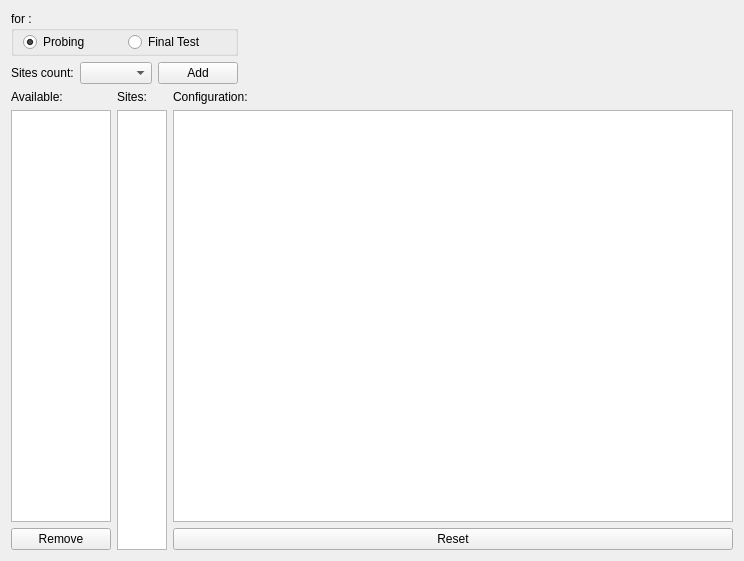
<?xml version="1.0" encoding="UTF-8"?>
<ui version="4.0">
 <class>Form</class>
 <widget class="QWidget" name="Form">
  <property name="geometry">
   <rect>
    <x>0</x>
    <y>0</y>
    <width>744</width>
    <height>561</height>
   </rect>
  </property>
  <property name="windowTitle">
   <string>Form</string>
  </property>
  <layout class="QVBoxLayout" name="verticalLayout">
   <item>
    <layout class="QHBoxLayout" name="horizontalLayout_3">
     <item>
      <layout class="QVBoxLayout" name="verticalLayout_5">
       <item>
        <widget class="QGroupBox" name="type_box">
         <property name="sizePolicy">
          <sizepolicy hsizetype="Preferred" vsizetype="Preferred">
           <horstretch>0</horstretch>
           <verstretch>0</verstretch>
          </sizepolicy>
         </property>
         <property name="minimumSize">
          <size>
           <width>0</width>
           <height>0</height>
          </size>
         </property>
         <property name="maximumSize">
          <size>
           <width>16777215</width>
           <height>16777215</height>
          </size>
         </property>
         <property name="title">
          <string>for :</string>
         </property>
         <property name="flat">
          <bool>false</bool>
         </property>
         <layout class="QGridLayout" name="gridLayout_4">
          <property name="leftMargin">
           <number>9</number>
          </property>
          <property name="topMargin">
           <number>0</number>
          </property>
          <property name="rightMargin">
           <number>9</number>
          </property>
          <property name="bottomMargin">
           <number>0</number>
          </property>
          <property name="spacing">
           <number>0</number>
          </property>
          <item row="0" column="0">
           <layout class="QHBoxLayout" name="horizontalLayout">
            <property name="spacing">
             <number>6</number>
            </property>
            <item>
             <widget class="QRadioButton" name="probing_button">
              <property name="minimumSize">
               <size>
                <width>0</width>
                <height>22</height>
               </size>
              </property>
              <property name="maximumSize">
               <size>
                <width>16777215</width>
                <height>22</height>
               </size>
              </property>
              <property name="text">
               <string>Probing</string>
              </property>
              <property name="checked">
               <bool>true</bool>
              </property>
             </widget>
            </item>
            <item>
             <widget class="QRadioButton" name="finaltest_button">
              <property name="minimumSize">
               <size>
                <width>0</width>
                <height>22</height>
               </size>
              </property>
              <property name="maximumSize">
               <size>
                <width>16777215</width>
                <height>22</height>
               </size>
              </property>
              <property name="text">
               <string>Final Test</string>
              </property>
              <property name="checked">
               <bool>false</bool>
              </property>
             </widget>
            </item>
           </layout>
          </item>
         </layout>
        </widget>
       </item>
       <item>
        <layout class="QHBoxLayout" name="horizontalLayout_4">
         <item>
          <widget class="QLabel" name="label_4">
           <property name="text">
            <string>Sites count:</string>
           </property>
          </widget>
         </item>
         <item>
          <widget class="QComboBox" name="sites_count_select">
           <property name="maxVisibleItems">
            <number>16</number>
           </property>
           <property name="sizeAdjustPolicy">
            <enum>QComboBox::AdjustToContents</enum>
           </property>
          </widget>
         </item>
         <item>
          <widget class="QPushButton" name="add_testconfig">
           <property name="text">
            <string>Add</string>
           </property>
          </widget>
         </item>
        </layout>
       </item>
      </layout>
     </item>
     <item>
      <spacer name="horizontalSpacer">
       <property name="orientation">
        <enum>Qt::Horizontal</enum>
       </property>
       <property name="sizeHint" stdset="0">
        <size>
         <width>40</width>
         <height>20</height>
        </size>
       </property>
      </spacer>
     </item>
    </layout>
   </item>
   <item>
    <layout class="QHBoxLayout" name="horizontalLayout_2">
     <item>
      <layout class="QVBoxLayout" name="verticalLayout_4">
       <item>
        <widget class="QLabel" name="label_3">
         <property name="text">
          <string>Available:</string>
         </property>
        </widget>
       </item>
       <item alignment="Qt::AlignRight">
        <widget class="QListWidget" name="testconfig_store">
         <property name="maximumSize">
          <size>
           <width>100</width>
           <height>16777215</height>
          </size>
         </property>
        </widget>
       </item>
       <item>
        <widget class="QPushButton" name="remove_testconfig">
         <property name="text">
          <string>Remove</string>
         </property>
        </widget>
       </item>
      </layout>
     </item>
     <item>
      <layout class="QVBoxLayout" name="verticalLayout_2">
       <item>
        <widget class="QLabel" name="label">
         <property name="sizePolicy">
          <sizepolicy hsizetype="Preferred" vsizetype="Preferred">
           <horstretch>0</horstretch>
           <verstretch>0</verstretch>
          </sizepolicy>
         </property>
         <property name="text">
          <string>Sites:</string>
         </property>
        </widget>
       </item>
       <item>
        <widget class="QListWidget" name="testsites">
         <property name="sizePolicy">
          <sizepolicy hsizetype="Fixed" vsizetype="Expanding">
           <horstretch>0</horstretch>
           <verstretch>0</verstretch>
          </sizepolicy>
         </property>
         <property name="minimumSize">
          <size>
           <width>0</width>
           <height>0</height>
          </size>
         </property>
         <property name="maximumSize">
          <size>
           <width>50</width>
           <height>16777215</height>
          </size>
         </property>
         <property name="baseSize">
          <size>
           <width>0</width>
           <height>0</height>
          </size>
         </property>
         <property name="autoScroll">
          <bool>false</bool>
         </property>
         <property name="gridSize">
          <size>
           <width>0</width>
           <height>20</height>
          </size>
         </property>
        </widget>
       </item>
      </layout>
     </item>
     <item>
      <layout class="QVBoxLayout" name="verticalLayout_3">
       <item>
        <widget class="QLabel" name="label_2">
         <property name="text">
          <string>Configuration:</string>
         </property>
        </widget>
       </item>
       <item>
        <widget class="QTableWidget" name="testconfig">
         <property name="sizePolicy">
          <sizepolicy hsizetype="MinimumExpanding" vsizetype="MinimumExpanding">
           <horstretch>0</horstretch>
           <verstretch>0</verstretch>
          </sizepolicy>
         </property>
         <property name="minimumSize">
          <size>
           <width>500</width>
           <height>400</height>
          </size>
         </property>
         <property name="verticalScrollBarPolicy">
          <enum>Qt::ScrollBarAlwaysOff</enum>
         </property>
         <property name="horizontalScrollBarPolicy">
          <enum>Qt::ScrollBarAlwaysOff</enum>
         </property>
         <property name="sizeAdjustPolicy">
          <enum>QAbstractScrollArea::AdjustToContents</enum>
         </property>
         <property name="autoScroll">
          <bool>false</bool>
         </property>
         <property name="editTriggers">
          <set>QAbstractItemView::NoEditTriggers</set>
         </property>
         <property name="tabKeyNavigation">
          <bool>false</bool>
         </property>
         <property name="dragEnabled">
          <bool>false</bool>
         </property>
         <property name="dragDropOverwriteMode">
          <bool>false</bool>
         </property>
         <property name="dragDropMode">
          <enum>QAbstractItemView::NoDragDrop</enum>
         </property>
         <property name="defaultDropAction">
          <enum>Qt::MoveAction</enum>
         </property>
         <property name="iconSize">
          <size>
           <width>0</width>
           <height>0</height>
          </size>
         </property>
         <property name="textElideMode">
          <enum>Qt::ElideRight</enum>
         </property>
         <attribute name="horizontalHeaderVisible">
          <bool>false</bool>
         </attribute>
         <attribute name="horizontalHeaderDefaultSectionSize">
          <number>30</number>
         </attribute>
         <attribute name="horizontalHeaderHighlightSections">
          <bool>false</bool>
         </attribute>
         <attribute name="horizontalHeaderMinimumSectionSize">
          <number>30</number>
         </attribute>
         <attribute name="verticalHeaderVisible">
          <bool>false</bool>
         </attribute>
         <attribute name="verticalHeaderDefaultSectionSize">
          <number>20</number>
         </attribute>
         <attribute name="verticalHeaderHighlightSections">
          <bool>false</bool>
         </attribute>
         <attribute name="verticalHeaderMinimumSectionSize">
          <number>20</number>
         </attribute>
        </widget>
       </item>
       <item>
        <widget class="QPushButton" name="reset_button">
         <property name="text">
          <string>Reset</string>
         </property>
        </widget>
       </item>
      </layout>
     </item>
    </layout>
   </item>
  </layout>
 </widget>
 <resources/>
 <connections/>
</ui>
